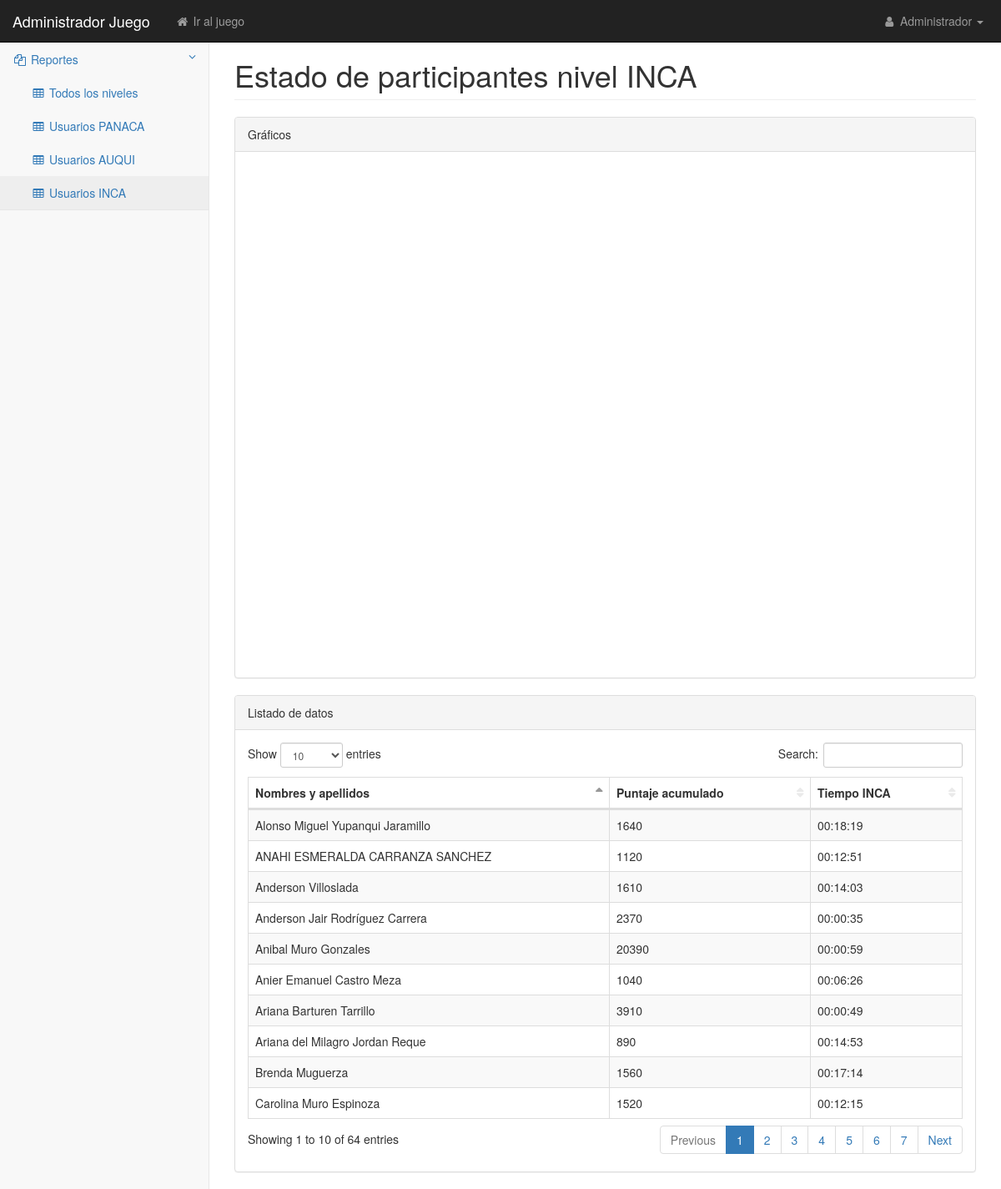
Page /admin/reporte4.php (signed in) on the committed database.
### tables this page shows
CREATE TABLE `estatus` (
  `id_estatus` int(11) NOT NULL AUTO_INCREMENT,
  `id_usuario` int(11) DEFAULT NULL,
  `nivel` int(11) DEFAULT NULL,
  `puntaje` int(11) DEFAULT NULL,
  `tiempo_nivel1` varchar(255) DEFAULT NULL,
  `tiempo_nivel2` varchar(255) DEFAULT NULL,
  `tiempo_nivel3` varchar(255) DEFAULT NULL,
  `repeticion_nivel1` int(11) DEFAULT NULL,
  `repeticion_nivel2` int(11) DEFAULT NULL,
  `repeticion_nivel3` int(11) DEFAULT NULL,
  `posicion_ficha_abajo` int(11) DEFAULT NULL,
  `posicion_ficha_arriba` int(11) DEFAULT NULL,
  `posicion_ficha_derecha` int(11) DEFAULT NULL,
  `posicion_ficha_izquierda` int(11) DEFAULT NULL,
  `acumulador_ficha` int(11) DEFAULT NULL,
  PRIMARY KEY (`id_estatus`)
);

CREATE TABLE `usuario` (
  `idusuario` int(11) NOT NULL AUTO_INCREMENT,
  `nombres` varchar(255) DEFAULT NULL,
  `apellidos` varchar(255) DEFAULT NULL,
  `edad` varchar(255) DEFAULT NULL,
  `celular` varchar(255) DEFAULT NULL,
  `usuario` varchar(255) DEFAULT NULL,
  `clave` varchar(255) DEFAULT NULL,
  `tipo_usuario` int(11) DEFAULT NULL,
  `estado` int(11) DEFAULT NULL,
  `sexo` char(10) DEFAULT NULL,
  `tipo_colegio` char(255) DEFAULT NULL,
  `nivel_estudios` char(255) DEFAULT NULL,
  `fecha_nacimiento` date DEFAULT NULL,
  `fecha_registro` datetime DEFAULT NULL,
  `correo` varchar(255) DEFAULT NULL,
  PRIMARY KEY (`idusuario`)
);

### datos/ClsConexion.php (called while the page is built, shortened)
<?php
class ClsConexion {
    private static $db_host = 'localhost';
    private static $db_user = 'root';
    private static $db_pass = '';
    protected $db_driver = 'mysql';
    protected $db_name = 'caminca';
    protected $query;
    private $conn;
    protected $hasActiveTransaction = false;
    private function open_connection() {
        $cadena = $this->db_driver . ":host=" . self::$db_host . ";dbname=" . $this->db_name;
        $this->conn = new PDO($cadena, self::$db_user, self::$db_pass);
        $this->conn->setAttribute(PDO::ATTR_ERRMODE, PDO::ERRMODE_EXCEPTION);
        $this->conn->query("SET NAMES 'utf8'");
    }
    protected function execute_query() {
        if ($this->hasActiveTransaction == false)
            $this->open_connection();
        $stm = $this->conn->prepare($this->query);
        if ($stm->execute()) {
            $this->rows = $stm->fetchAll();
        }
    }
}
?>

### negocio/ClsUsuario.php (called while the page is built, shortened)
<?php
class ClsUsuario extends ClsConexion {
    function Get_Reporte_Usuarios_Inca() {
        $this->query = "SELECT
estatus.id_estatus,
estatus.id_usuario,
estatus.nivel,
estatus.puntaje,
estatus.tiempo_nivel1,
estatus.tiempo_nivel2,
estatus.tiempo_nivel3,
estatus.repeticion_nivel1,
estatus.repeticion_nivel2,
estatus.repeticion_nivel3,
estatus.posicion_ficha_abajo,
estatus.posicion_ficha_arriba,
estatus.posicion_ficha_derecha,
estatus.posicion_ficha_izquierda,
estatus.acumulador_ficha,
usuario.idusuario,
usuario.nombres,
usuario.apellidos,
usuario.edad,
usuario.celular,
usuario.usuario,
usuario.clave,
usuario.tipo_usuario,
usuario.estado
FROM
estatus
INNER JOIN usuario ON usuario.idusuario = estatus.id_usuario
where usuario.tipo_usuario!=1 and estatus.nivel=3;";
        $this->execute_query();
        $data = $this->rows;
        return $data;
    }
}

### admin/reporte4.php (the view, shortened to what this page needs)
<?php
if (!isset($_SESSION['usuario_logeado'])) {
    header("location:index.php");
} else {
    require_once('../negocio/ClsUsuario.php');
    $objUsuario = new ClsUsuario();
    $result = $objUsuario->Get_Reporte_Usuarios_Inca();
    ?>
    <!DOCTYPE html>
    <html lang="en">
        <head>
            <link href="css/bootstrap.min.css" rel="stylesheet">
            <link href="css/metisMenu.min.css" rel="stylesheet">
            <link href="css/dataTables/dataTables.bootstrap.css" rel="stylesheet">
            <link href="css/dataTables/dataTables.responsive.css" rel="stylesheet">
            <link href="css/startmin.css" rel="stylesheet">
            <link href="css/font-awesome.min.css" rel="stylesheet" type="text/css">
        </head>
        <body>
            <div id="wrapper">
                <?php
                include_once './header.php';
                ?>
                <div id="page-wrapper">
                    <div class="container-fluid">
                        <div class="row">
                            <div class="col-lg-12">
                                <h1 class="page-header">Estado de participantes nivel INCA</h1>
                            </div>
                        </div>
                        <div class="row">
                            <div class="col-lg-12">
                                <div class="panel panel-default">
                                    <div class="panel-heading">
                                        Gráficos
                                    </div>
                                    <div class="panel-body">
                                        <div class="col-md-12">
                                            <div id="piechart" class="col-md-6" style="height: 300px;"></div>
                                            <div id="piechart2" class="col-md-6" style="height: 300px;"></div>
                                            <div id="piechart3" class="col-md-6" style="height: 300px;"></div>
                                            <div id="piechart4" class="col-md-6" style="height: 300px;"></div>
                                        </div>
                                    </div>
                                </div>
                                <div class="panel panel-default">
                                    <div class="panel-heading">
                                        Listado de datos
                                    </div>
                                    <div class="panel-body">
                                        <div class="table-responsive">
                                            <table class="table table-striped table-bordered table-hover" id="dataTables-example">
                                                <thead>
                                                    <tr>
                                                        <th>Nombres y apellidos</th>
                                                        <th>Puntaje acumulado</th>
                                                        <th>Tiempo INCA</th>
                                                    </tr>
                                                </thead>
                                                <tbody>
                                                    <?php
                                                    $est_time3 = "";
                                                    foreach ($result as $key => $value) {
                                                        if ($value['tiempo_nivel3'] === "00:00:00") {
                                                            $est_time3 = 'No iniciado';
                                                        } else {
                                                            $est_time3 = $value['tiempo_nivel3'];
                                                        }
                                                        ?>
                                                        <tr class="odd gradeX">
                                                            <td><?php echo $value['nombres'] . " " . $value['apellidos']; ?></td>
                                                            <td><?php echo $value['puntaje']; ?></td>
                                                            <td><?php echo $est_time3; ?></td>
                                                        </tr>
                                                    <?php } ?>
                                                </tbody>
                                            </table>
                                        </div>
                                    </div>
                                </div>
                            </div>
                        </div>
                    </div>
                </div>
            </div>
        </body>
    </html>
    <?php
}
?>

### admin/css/startmin.css (style rules this page uses)
body { background-color: #f8f8f8; }
#wrapper { width: 100%; }
#page-wrapper { padding-top: 30px; min-height: 568px; background-color: #fff; }
@media (min-width:768px) { #page-wrapper { position: inherit; margin-left: 250px; padding: 30px 15px 0 15px; border-left: 1px solid #e7e7e7; } }
table.dataTable thead .sorting, table.dataTable thead .sorting_asc, table.dataTable thead .sorting_desc, table.dataTable thead .sorting_asc_disabled, table.dataTable thead .sorting_desc_disabled { background: 0 0; }
table.dataTable thead .sorting_asc:after { content: "\f0de"; float: right; font-family: fontawesome; }
table.dataTable thead .sorting:after { content: "\f0dc"; float: right; font-family: fontawesome; color: rgba(50,50,50,.5); }

### rows in the picture
estatus: id_usuario.nombres "Alonso Miguel", id_usuario.apellidos "Yupanqui Jaramillo", puntaje "1640", tiempo_nivel3 "00:18:19"
estatus: id_usuario.nombres "Carolina", id_usuario.apellidos "Muro Espinoza", puntaje "1520", tiempo_nivel3 "00:12:15"
estatus: id_usuario.nombres "Anderson Jair", id_usuario.apellidos "Rodríguez Carrera", puntaje "2370", tiempo_nivel3 "00:00:35"
estatus: id_usuario.nombres "ANAHI ESMERALDA", id_usuario.apellidos "CARRANZA SANCHEZ", puntaje "1120", tiempo_nivel3 "00:12:51"
estatus: id_usuario.nombres "Anibal", id_usuario.apellidos "Muro Gonzales", puntaje "20390", tiempo_nivel3 "00:00:59"
estatus: id_usuario.nombres "Ariana", id_usuario.apellidos "Barturen Tarrillo", puntaje "3910", tiempo_nivel3 "00:00:49"
estatus: id_usuario.nombres "Anderson", id_usuario.apellidos "Villoslada", puntaje "1610", tiempo_nivel3 "00:14:03"
estatus: id_usuario.nombres "Brenda", id_usuario.apellidos "Muguerza", puntaje "1560", tiempo_nivel3 "00:17:14"
estatus: id_usuario.nombres "Ariana del Milagro", id_usuario.apellidos "Jordan Reque", puntaje "890", tiempo_nivel3 "00:14:53"
estatus: id_usuario.nombres "Anier Emanuel", id_usuario.apellidos "Castro Meza", puntaje "1040", tiempo_nivel3 "00:06:26"
